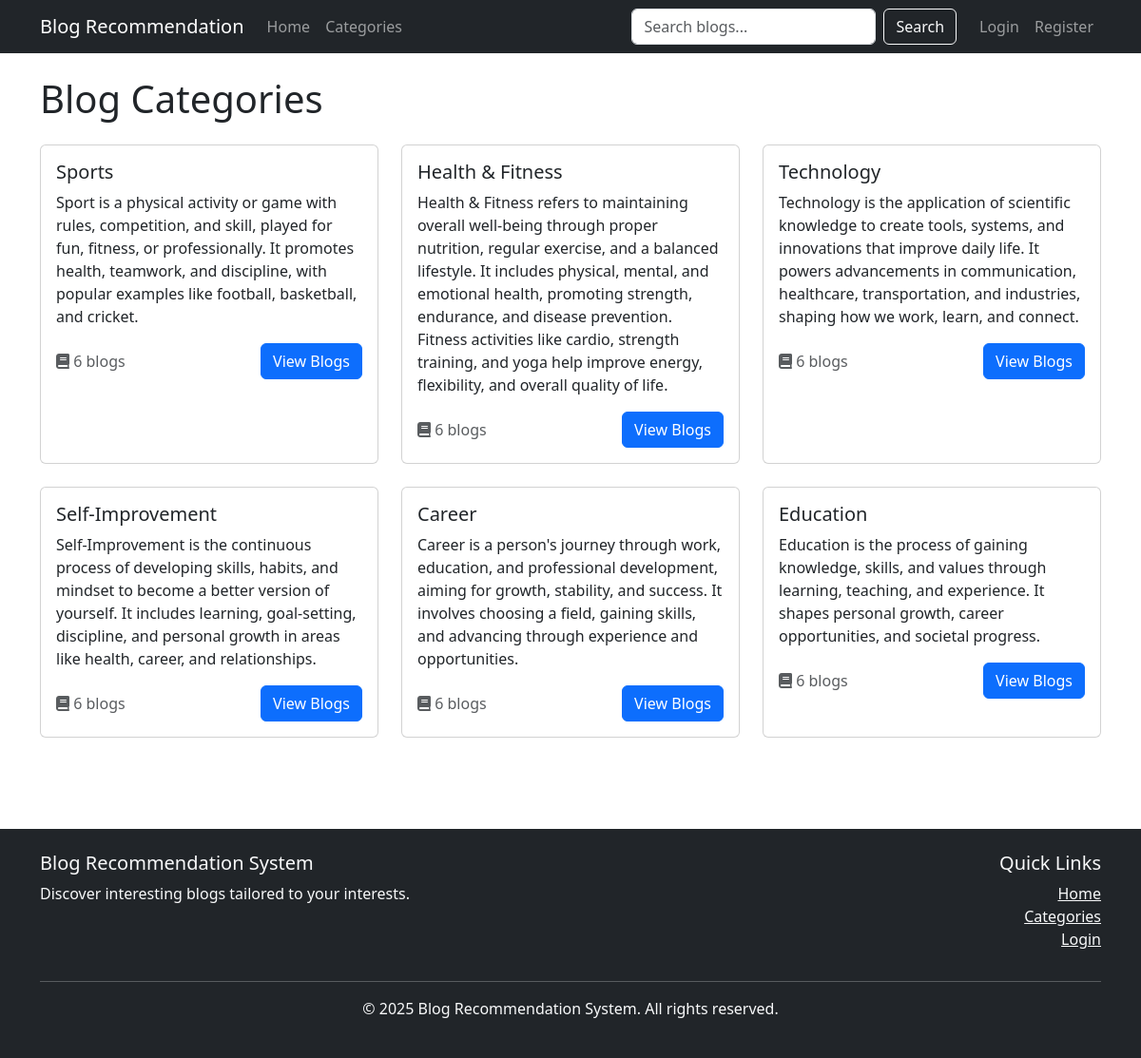
Page /categories/ on the committed database.
### blog_app/models.py (models this page shows, shortened)
class Category(models.Model):
    name = models.CharField(max_length=100, unique=True)
    slug = models.SlugField(max_length=100, unique=True)
    description = models.TextField(blank=True)
    class Meta:
        verbose_name_plural = 'Categories'

### blog_app/views.py (the view)
# urls.py: path('categories/', views.CategoryListView.as_view(), name='category_list'),
class CategoryListView(ListView):
    model = Category
    template_name = 'blog_app/category_list.html'
    context_object_name = 'categories'

### users_app/context_processors.py (called while the page is built)
def notifications_processor(request):
    if request.user.is_authenticated:
        unread_notifications_count = Notification.objects.filter(
            user=request.user,
            is_read=False
        ).count()
        return {'unread_notifications_count': unread_notifications_count}
    return {'unread_notifications_count': 0}

### templates/blog_app/category_list.html (shortened to what this page needs)
{% extends 'base.html' %}
{% load static %}
{% block content %}
<div class="row">
    <div class="col-12">
        <h1 class="mb-4">Blog Categories</h1>
    </div>
    {% for category in categories %}
        <div class="col-md-4 mb-4">
            <div class="card h-100">
                <div class="card-body">
                    <h5 class="card-title">{{ category.name }}</h5>
                    <p class="card-text">{{ category.description|default:"No description available." }}</p>
                    <div class="d-flex justify-content-between align-items-center">
                        <span class="text-muted">
                            <i class="fas fa-book"></i> {{ category.blogs.count }} blogs
                        </span>
                        <a href="{% url 'blog_app:category_detail' slug=category.slug %}" class="btn btn-primary">View Blogs</a>
                    </div>
                </div>
            </div>
        </div>
    {% empty %}
        <div class="col-12">
            <div class="alert alert-info">
                No categories found.
            </div>
        </div>
    {% endfor %}
</div>
{% endblock %}

### static/css/style.css (style rules this page uses)
body { min-height: 100vh; display: flex; flex-direction: column; }

### rows in the picture
Category: name "Sports", description "Sport is a physical activity or game with rules, competition, and skill, played for fun, fitness, or professionally. It promotes health, teamwork, and discipline, with popular examples like football, basketball, and cricket.", blogs.count "6"
Category: name "Health & Fitness", description "Health & Fitness refers to maintaining overall well-being through proper nutrition, regular exercise, and a balanced lifestyle. It includes physical, mental, and emotional health, promoting strength, endurance, and disease prevention. Fitness activities like cardio, strength training, and yoga help improve energy, flexibility, and overall quality of life.", blogs.count "6"
Category: name "Technology", description "Technology is the application of scientific knowledge to create tools, systems, and innovations that improve daily life. It powers advancements in communication, healthcare, transportation, and industries, shaping how we work, learn, and connect.", blogs.count "6"
Category: name "Self-Improvement", description "Self-Improvement is the continuous process of developing skills, habits, and mindset to become a better version of yourself. It includes learning, goal-setting, discipline, and personal growth in areas like health, career, and relationships.", blogs.count "6"
Category: name "Career", description "Career is a person's journey through work, education, and professional development, aiming for growth, stability, and success. It involves choosing a field, gaining skills, and advancing through experience and opportunities.", blogs.count "6"
Category: name "Education", description "Education is the process of gaining knowledge, skills, and values through learning, teaching, and experience. It shapes personal growth, career opportunities, and societal progress.", blogs.count "6"
